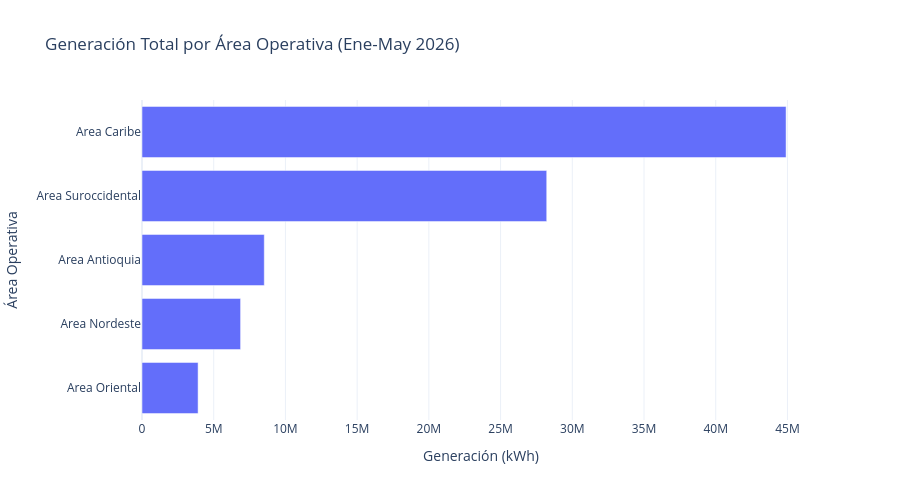

Notebook cell for this chart:
### Markdown cell above
#### 2. Generación total por Área Operativa

### Code cell
# Generación total por Área Operativa
gen_area = df_gd.groupby('NombreAreaOperativa')['Valor'].sum().reset_index()
gen_area = gen_area.sort_values('Valor', ascending=True)

fig2 = go.Figure(go.Bar(
    x=gen_area['Valor'],
    y=gen_area['NombreAreaOperativa'],
    orientation='h'
))
fig2.update_layout(
    title='Generación Total por Área Operativa (Ene-May 2026)',
    xaxis_title='Generación (kWh)',
    yaxis_title='Área Operativa',
    template='plotly_white',
    height=500
)
fig2.show()

### Figure 1 — Plotly figure (JSON) as saved in the notebook; plotly's stock layout.template omitted (floating-point values rounded to 4 significant figures)
{"data": [{"orientation": "h", "type": "bar", "x": [3911000.0, 6873000.0, 8525000.0, 28220000.0, 44910000.0], "y": ["Area Oriental", "Area Nordeste", "Area Antioquia", "Area Suroccidental", "Area Caribe"]}], "layout": {"height": 500, "title": {"text": "Generación Total por Área Operativa (Ene-May 2026)"}, "xaxis": {"title": {"text": "Generación (kWh)"}}, "yaxis": {"title": {"text": "Área Operativa"}}}}
